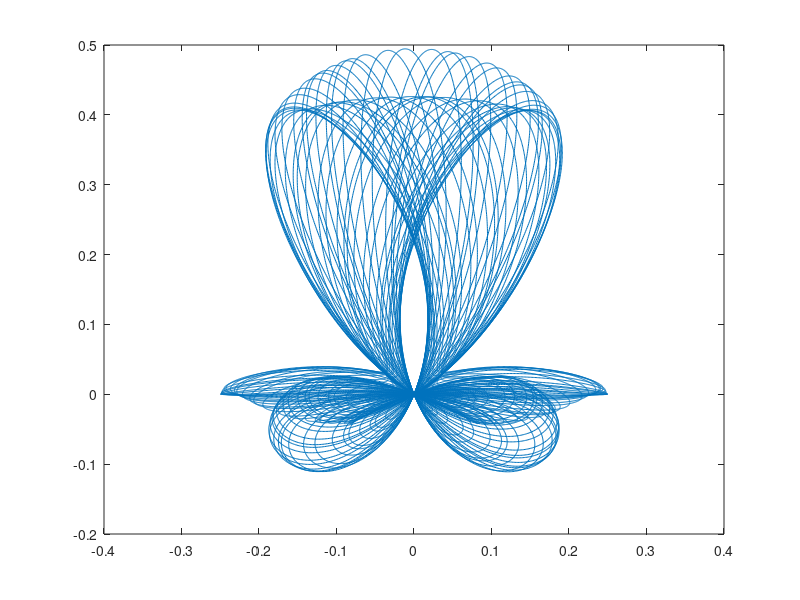

Write MATLAB code to recreate this figure.
%%%%%%%%% PENDULO RESORTE - RK - EXP
Lo  = 0.5;
g   = 9.81;
ksm = 98.1;
MP = [Lo,g,ksm]; %%% Matriz de parámetros
[ur0, vr0, ua0, va0] = deal(0.25, 0, pi/2, 0); %% Valores iniciales
%
function [res] = ar(MP,ur,ua,va)
  Lo  = MP(1);
  g   = MP(2);
  ksm = MP(3);
  res = (Lo+ur)*va^2 +g*cos(ua) -ksm*ur;
endfunction
%
function [res] = aa(MP,ur,vr,ua,va)
  Lo  = MP(1);
  g   = MP(2);
  res = -(2*vr*va +g*sin(ua))/(Lo+ur);
endfunction
%
Dt = 0.001;
tmax = 50;
rango = 0:Dt:tmax;
%
ur=[ur0];
vr=[vr0];
ua=[ua0];
va=[va0];
%
met = 1;
if (met == 0)
  t1 = 1/2;
  t2 = 1;
  a11 = 0;
  a21 = 0;
  a22 = 0;
  a31 = 0;
  a32 = 0;
  a33 = 0;
elseif (met == 1)
  t1 = 2/3;
  t2 =   1;
  a11 = 1;
  a21 = -2/3;
  a22 =  2/3;
  a31 =  1/3;
  a32 = -2/3;
  a33 =  1/3;
endif
p12 = t1;
p22 = -t2/t1*(t1+t2);
p23 = 4*t2^2/t1;
p32 = (2 - 3*t1 -3*t2 +6*t1*t2)/(6*t1*t2);
p33 = (2 -3*t2)/(6*t1*(t1-t2));
p34 = (3*t1 -2)/(6*t2*(t1-t2));
u2v0 = p22 + p23;
u2a0 = (p23*p12)/t2^2 + a21/2;
u3v0 = p32 + p33 + p34;
u3a0 = p12*p33 + p22*p34 + a31/2;
u3a1 = p23*p34 + a32/2;
%
for i = rango
  ar0 = ar(MP,ur0,ua0,va0);     %%%
  aa0 = aa(MP,ur0,vr0,ua0,va0); %%%
%
  ur1 = ur0 + p12*Dt*vr0 + (t1*Dt)^2*a11/2*ar0; %%%
  ua1 = ua0 + p12*Dt*va0 + (t1*Dt)^2*a11/2*aa0; %%%
  vr1 = vr0 + p12*Dt*ar0; %%%
  va1 = va0 + p12*Dt*aa0; %%%
  ar1 = ar(MP,ur1,ua1,va1); %%%
  aa1 = aa(MP,ur1,vr1,ua1,va1); %%%
%
  ur2 = ur0 + u2v0*Dt*vr0 + (t2*Dt)^2*(u2a0*ar0 + a22/2*ar1); %%%
  ua2 = ua0 + u2v0*Dt*va0 + (t2*Dt)^2*(u2a0*aa0 + a22/2*aa1); %%%
  vr2 = vr0 +  p22*Dt*ar0 + p23*Dt*ar1; %%%
  va2 = va0 +  p22*Dt*aa0 + p23*Dt*aa1; %%%
  ar2 = ar(MP,ur2,ua2,va2);
  aa2 = aa(MP,ur2,vr2,ua2,va2);
%
  ur3 = ur0 + u3v0*Dt*vr0 + Dt^2*(u3a0*ar0 + u3a1*ar1 + a33/2*ar2);
  ua3 = ua0 + u3v0*Dt*va0 + Dt^2*(u3a0*aa0 + u3a1*aa1 + a33/2*aa2);
  vr3 = vr0 + p32*Dt*ar0 + p33*Dt*ar1 + p34*Dt*ar2;
  va3 = va0 + p32*Dt*aa0 + p33*Dt*aa1 + p34*Dt*aa2;
  %%%
%
   ur=[ur,ur3]; 
   vr=[vr,vr3];
   ua=[ua,ua3]; 
   va=[va,va3];
%
  ur0=ur3;
  ua0=ua3;
  vr0=vr3;
  va0=va3;
endfor
%plot(ua)
plot(ur.*sin(ua),ur.*cos(ua))
